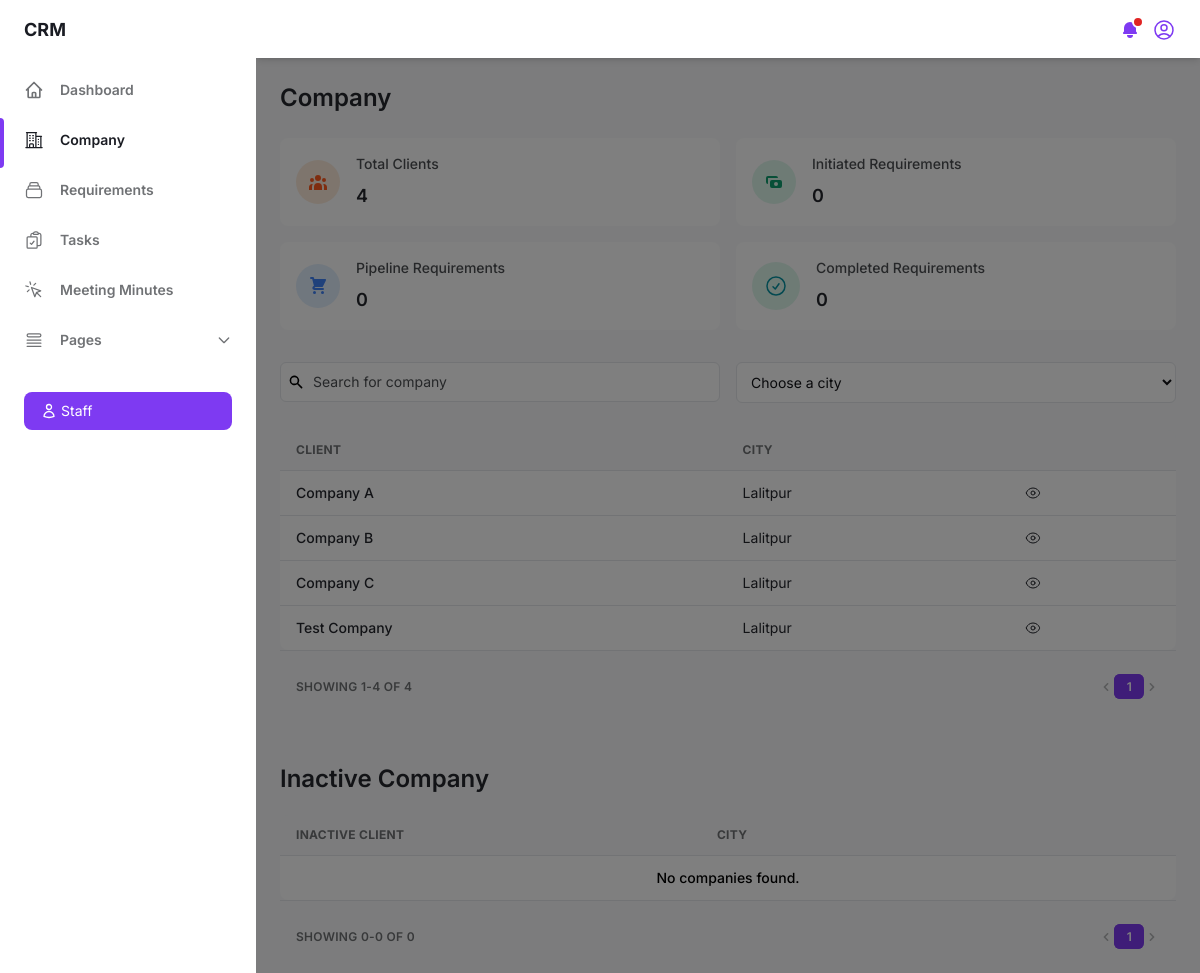
Before: /company/ (signed in) with the older database file.
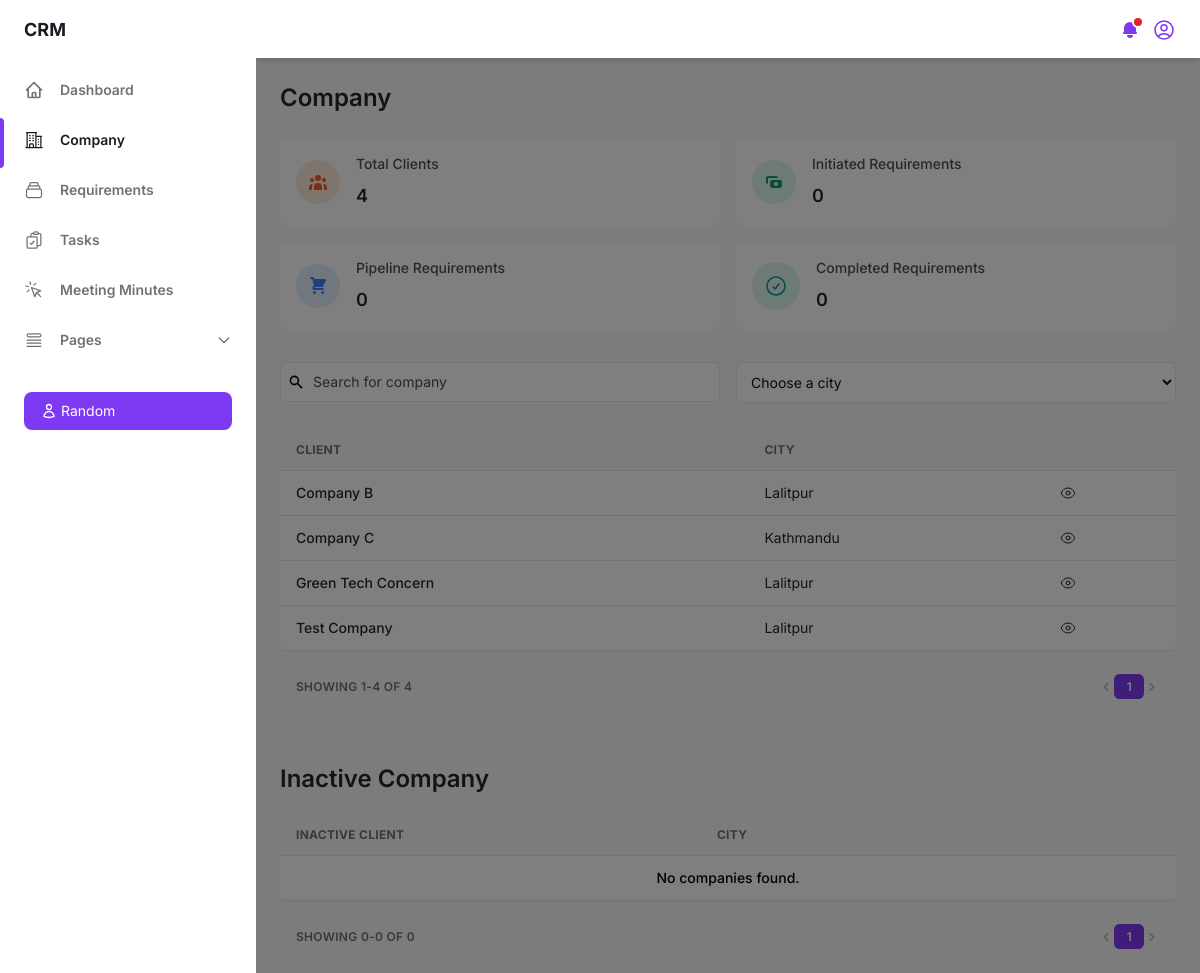
After: the same page with the newer database file.
### crm_app/models.py (models this page shows, shortened)
class Staff(models.Model):
    full_name = models.CharField(max_length=100)
    email = models.EmailField(unique=True)
    password = models.CharField(max_length=255)
    role = models.CharField(max_length=100)
    status = models.BooleanField(default=True)

class Company(models.Model):
    company_name = models.CharField(max_length=100, unique=True)
    sector = models.ForeignKey(Sector, on_delete=models.SET_NULL, null=True, blank=True, related_name='sector_companies')
    address = models.CharField(max_length=100, null=True, blank=True)
    city = models.CharField(max_length=100, null=True, blank=True)
    state = models.CharField(max_length=100, null=True, blank=True)
    country = models.CharField(max_length=100, null=True, blank=True)
    via = models.CharField(max_length=100, null=True, blank=True)
    referral_name = models.CharField(max_length=100, null=True, blank=True)
    website = models.CharField(max_length=255, null=True, blank=True)
    created_by = models.OneToOneField(User, on_delete=models.SET_NULL, null=True, blank=True, related_name='created_company')
    date = models.DateField(default=now)
    status = models.BooleanField(default=True)
    cluster = models.IntegerField(null=True, blank=True)
    class Meta:
        verbose_name_plural = "companies"

### crm_app/views.py (the view)
# urls.py: path('company/', views.company, name='company'),
def company(request):
    if 'staff_id' not in request.session:
        return redirect('login')
    staff_id = request.session.get('staff_id')
    user = Staff.objects.get(id=staff_id)
    companies = Company.objects.order_by('company_name')
    contacts = Contact.objects.select_related('company').all()
    sectors = Sector.objects.values('id', 'sector_name').order_by('sector_name')
    services = Service.objects.values('id', 'service_name').distinct().order_by('service_name')
    brands = Brand.objects.values('id', 'brand_name').distinct().order_by('brand_name')
    products = Product.objects.values('id', 'product_name').distinct().order_by('product_name')
    cities = Company.objects.values_list('city', flat=True).distinct().order_by('city')
    staffs = Staff.objects.all()
    active_companies = Company.objects.filter(status=True).order_by('company_name')
    inactive_companies = Company.objects.filter(status=False).order_by('company_name')
    company_count = Company.objects.count()
    initiated_count = Requirement.objects.filter(status="Initiated").count()
    pipeline_count = Requirement.objects.filter(status="Pipeline").count()
    completed_count = Requirement.objects.filter(status="Completed").count()
    city_filter = request.GET.get('city', None)
    status_filter = request.GET.get('status', 'active')
    if city_filter:
        active_companies = active_companies.filter(city=city_filter)
        inactive_companies = inactive_companies.filter(city=city_filter)
    if status_filter:
        status_value = status_filter.lower() == 'active'
        if status_value:
            active_companies = active_companies.filter(status=True)
        else:
            inactive_companies = inactive_companies.filter(status=False)
    paginator_active = Paginator(active_companies, 10)
    page_active = request.GET.get('page_active')
    try:
        active_companies_page = paginator_active.page(page_active)
    except PageNotAnInteger:
        active_companies_page = paginator_active.page(1)
    except EmptyPage:
        active_companies_page = paginator_active.page(paginator_active.num_pages)
    paginator_inactive = Paginator(inactive_companies, 10)
    page_inactive = request.GET.get('page_inactive')
    try:
        inactive_companies_page = paginator_inactive.page(page_inactive)
    except PageNotAnInteger:
        inactive_companies_page = paginator_inactive.page(1)
    except EmptyPage:
        inactive_companies_page = paginator_inactive.page(paginator_inactive.num_pages)
    context = {'companies': companies, 'contacts': contacts, 'sectors': sectors, 'services': services, 'brands': brands, 'products': products, 'cities': cities, 'staffs': staffs, 'company_count': company_count,
                'initiated_count': initiated_count, 'pipeline_count': pipeline_count, 'completed_count': completed_count, 'active_companies': active_companies_page, 'inactive_companies': inactive_companies_page,
                'paginator_active': paginator_active, 'paginator_inactive': paginator_inactive, 'page_active': page_active, 'page_inactive': page_inactive, 'user': user}
    return render(request, 'company.html', context)

### templates/company.html (shortened to what the changed rows need)
{% load static %}
<!DOCTYPE html>
<html :class="{ 'theme-dark': dark }" x-data="data()" lang="en">
<head>
    <link rel="stylesheet" href="{% static 'css/tailwind.output.css' %}"/>
    <link rel="stylesheet" href="{% static 'css/style.css' %}" />
</head>
<body>
    <div class="flex h-screen bg-gray-50 dark:bg-gray-900" :class="{ 'overflow-hidden': isSideMenuOpen }">
        <aside class="z-20 hidden w-64 overflow-y-auto bg-white dark:bg-gray-800 md:block flex-shrink-0">
            <div class="py-4 text-gray-500 dark:text-gray-400">
                <div class="px-6 my-6">
                    <p class="flex items-center w-full px-4 py-2 text-sm font-normal leading-5 text-white transition-colors duration-150 bg-purple-600 border border-transparent rounded-lg active:bg-purple-600 hover:bg-purple-700 focus:outline-none focus:shadow-outline-purple">
                        {{ user.full_name }}
                    </p>
                </div>
            </div>
        </aside>
        <div class="flex flex-col flex-1 w-full">
            <main class="h-full overflow-y-auto" id="main-company-content">
                <div class="container px-6 mx-auto grid">
                    <h2 class="my-6 text-2xl font-semibold text-gray-700 dark:text-gray-200">Company</h2>
                    <div class="w-full overflow-hidden rounded-lg shadow-xs" id="company-name-table">
                        <div class="w-full overflow-x-auto">
                            <table class="w-full whitespace-no-wrap">
                                <thead>
                                    <tr class="text-xs font-semibold tracking-wide text-left text-gray-500 uppercase border-b dark:border-gray-700 bg-gray-50 dark:text-gray-400 dark:bg-gray-800">
                                        <th class="px-4 py-3">Client</th>
                                        <th class="px-4 py-3">City</th>
                                        <th class="px-4 py-3"></th>
                                    </tr>
                                </thead>
                                <tbody class="bg-white divide-y dark:divide-gray-700 dark:bg-gray-800">
                                    {% for company in active_companies %}
                                    <tr class="text-gray-700 dark:text-gray-400">
                                        <td class="px-4 py-3">
                                            <p class="font-medium text-sm">{{ company.company_name }}</p>
                                        </td>
                                        <td class="px-4 py-3 text-sm">{{ company.city|default:"-" }}</td>
                                        <td class="px-4 py-3 text-sm">
                                            <a href="{% url 'companydetails' company.id %}">
                                            </a>
                                        </td>
                                    </tr>
                                    {% empty %}
                                    <tr>
                                        <td colspan="5" class="font-medium text-sm text-center dark:text-gray-400 py-3">No companies found.</td>
                                    </tr>
                                    {% endfor %}
                                </tbody>
                            </table>
                        </div>
                    </div>
                    <div class="grid px-4 py-3 text-xs font-semibold tracking-wide text-gray-500 uppercase border-t dark:border-gray-700 bg-gray-50 sm:grid-cols-9 dark:text-gray-400 dark:bg-gray-800">
                        <span class="flex col-span-4 mt-2 sm:mt-auto sm:justify-end">
                            <nav aria-label="Table navigation">
                                <ul class="inline-flex items-center">
                                    {% for num in paginator_active.page_range %}
                                        {% if active_companies.number == num %}
                                        <li>
                                            <span class="px-3 py-1 text-white transition-colors duration-150 bg-purple-600 border border-r-0 border-purple-600 rounded-md focus:outline-none">{{ num }}</span>
                                        </li>
                                        {% else %}
                                        <li>
                                            <a href="?page_active={{ num }}&page_inactive={{ page_inactive }}" class="px-3 py-1 rounded-md focus:outline-none">{{ num }}</a>
                                        </li>
                                        {% endif %}
                                    {% endfor %}
                                </ul>
                            </nav>
                        </span>
                    </div>
                    <h2 class="mt-10 mb-5 text-2xl font-semibold text-gray-700 dark:text-gray-200">Inactive Company</h2>
                    <div class="w-full overflow-hidden rounded-lg shadow-xs">
                        <div class="w-full overflow-x-auto">
                            <table class="w-full whitespace-no-wrap">
                                <thead>
                                    <tr class="text-xs font-semibold tracking-wide text-left text-gray-500 uppercase border-b dark:border-gray-700 bg-gray-50 dark:text-gray-400 dark:bg-gray-800">
                                        <th class="px-4 py-3">Inactive Client</th>
                                        <th class="px-4 py-3">City</th>
                                        <th class="px-4 py-3"></th>
                                        <th class="px-4 py-3"></th>
                                        <th class="px-4 py-3"></th>
                                    </tr>
                                </thead>
                            </table>
                        </div>
                    </div>
                    <div class="grid px-4 py-3 text-xs font-semibold tracking-wide text-gray-500 uppercase border-t dark:border-gray-700 bg-gray-50 sm:grid-cols-9 dark:text-gray-400 dark:bg-gray-800">
                        <span class="flex col-span-4 mt-2 sm:mt-auto sm:justify-end">
                            <nav aria-label="Table navigation">
                                <ul class="inline-flex items-center">
                                    {% for num in paginator_inactive.page_range %}
                                        {% if inactive_companies.number == num %}
                                        <li>
                                            <span class="px-3 py-1 text-white transition-colors duration-150 bg-purple-600 border border-r-0 border-purple-600 rounded-md focus:outline-none">{{ num }}</span>
                                        </li>
                                        {% else %}
                                        <li>
                                            <a href="?page_active={{ page_active }}&page_inactive={{ num }}" class="px-3 py-1 rounded-md focus:outline-none">{{ num }}</a>
                                        </li>
                                        {% endif %}
                                    {% endfor %}
                                </ul>
                            </nav>
                        </span>
                    </div>
                </div>
            </main>
        </div>
    </div>
</body>
</html>

Changed rows visible on the page:
changed Staff: full_name "Staff" → "Random"
changed Company "Company C": city "Lalitpur" → "Kathmandu"
changed Company: company_name "Company A" → "Green Tech Concern"; moves down the list
